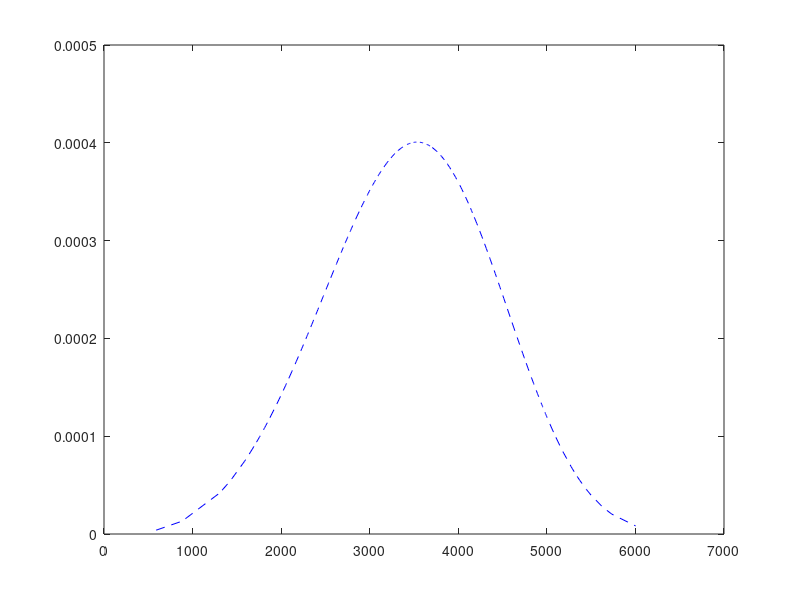

Write MATLAB code to recreate this figure. (Note: this script raises an error after producing the figure.)
%% Manufacturing Simulator Input Script, V2: 2020 Journal Paper Edition
%  Varying Machine Fail Times
%
%  Instructions
%  ------------
%
%  Testing different machine fail times, dependent on underlying 
%  fail time probability distributions
%
%  Sections/Parts TBD
%
%  This script calls on the following functions:
%       FunMfgSimulator_v02.m (which in turn calls on FunMeanFilt_v02.m)
%       FunMakePlots_v02.m


%% ============== Part 1: Initialization & A Lot More ================
% Step 1: Initialization
%clearvars -except Experiment;


clear all; clc; close all





NumSims=20;
NumParts3=2700;  
zwblB=1.3;
xwblB=4; 






% Step 2: Defining the machining paths
%  We start by defining the setup of the manufacturing system 




%Machines that perform Class A: Drilling operations
ClassAOpMach = [1 2 3]; 
%Machines that perform Class B: Boring operations
ClassBOpMach = [4 5 6 7 8]; 
%Machines that perform Class C: Laser Engraving operations
ClassCOpMach = [9 10];

permA=perms(ClassAOpMach); permA=permA(:,1); permA=unique(permA,'rows');
permB=perms(ClassBOpMach); permB=permB(:,1:2); permB=unique(permB,'rows');
permC=perms(ClassCOpMach); permC=permC(:,1); permC=unique(permC,'rows');

indMatLen=length(permA)*length(permB)*length(permC);
indMat=ones(indMatLen,3).*repmat((1:indMatLen)',1,3);

indMat(:,1)=(rem((indMat(:,1)-1),length(permA)))+1;
indMat(:,2)=(rem((indMat(:,2)-1-indMat(:,1)+1)/length(permA),length(permB)))+1;
mMat=(indMat(:,3)-1-indMat(:,1)+1)/length(permA);
indMat(:,3)=(rem((mMat-indMat(:,2)+1)/length(permB),length(permC)))+1;

permAmat=permA(indMat(:,1));
permBmat=permB(indMat(:,2),:);
permCmat=permC(indMat(:,3));

% Due to the order of machines in a path:
AllPossiblePaths=[permAmat permBmat(:,1) permCmat permBmat(:,2)];

%Select the paths considered by simulation:
NumRows=120;
SelRows=randperm(size(AllPossiblePaths,1),NumRows);
SelUniquePaths=AllPossiblePaths(SelRows,:);

% Now we can create a Unique Paths matrix with:
UniquePaths=mat2cell(SelUniquePaths,ones(1,size(SelUniquePaths,1)),size(SelUniquePaths,2));



% =============== Part 2: Include Fail Time Probability Distributions  ================
% Example to incorporate probability distributions of machine failure times

% Look for failure times for our 10 machines, with different sets of 
% underlying fail-time probability distributions


% =============================
% Step #1: Initializations

% Total number of available machines
NumNodes = max(horzcat(UniquePaths{:})); 

% Simulation/operation duration is 45 minutes (2700 seconds)
% NumParts3=2700;  

% Added value by each 'good' machine
ProdVal3 = 2;

% Subtracted value by each 'bad' machine (post-degradation)
BadLevel3 = -3;

% Acceptable limit of product value
GoodLim=0;


% ============================
% Step #2: Each class of machines (Class A, Class B, Class C) has 
% its own life distribution, by which where the failure times come from

% Class A-operation Machine Distributions:
theta=4800;
y=floor(sort(exprnd(theta*ones(1,length(ClassAOpMach)))));
fy=(1/theta)*exp(-y./theta);
ExpShapes=20;
yShape=floor(sort(exprnd(theta*ones(1,ExpShapes*length(ClassAOpMach))))); % ceil() or floor() is optional
fyShape=(1/theta)*exp(-yShape./theta);


% Class B-operation Machine Distributions:
% 1st Weibull distribution set:
    %Shape parameter, beta, unitless:
%zwblB=1.3; %1.3
    %Scale parameter, alpha, in seconds: 
    % close def'n: at what point of time does the curve has the smallest 
    % derivative determines "spread" of the distribution
zwblA=16000; 
z=floor(sort(wblrnd(zwblA,zwblB,[1,length(ClassBOpMach)]))); 
fz=(zwblB/(zwblA^zwblB)).*(z.^(zwblB-1)).*exp(-((z./zwblA).^(zwblB)));
% For a more clear shape of the distribution:
WeibullShapes=50;
zShape=floor(sort(wblrnd(zwblA,zwblB,[1,WeibullShapes*length(ClassBOpMach)]))); 
fzShape=(zwblB/(zwblA^zwblB)).*(zShape.^(zwblB-1)).*exp(-((zShape./zwblA).^(zwblB)));

% Class C-operation Machine Distributions:
% 2nd Weibull distribution set:
%     %Shape parameter, beta, unitless:
% xwblB=4; 
    %Scale parameter, alpha, in seconds: 
    % close def'n: at what point of time does the curve has the smallest 
    % derivative determines "spread" of the distribution
xwblA=3800; 
x=floor(sort(wblrnd(xwblA,xwblB,[1,length(ClassCOpMach)]))); 
fx=(xwblB/(xwblA^xwblB)).*(x.^(xwblB-1)).*exp(-((x./xwblA).^(xwblB)));
% For a more clear shape of the distribution:
% WeibullShapes=20;
xShape=floor(sort(wblrnd(xwblA,xwblB,[1,200*length(ClassCOpMach)]))); 
fxShape=(xwblB/(xwblA^xwblB)).*(xShape.^(xwblB-1)).*exp(-((xShape./xwblA).^(xwblB)));


% Plot of the machines by underlying distribution of fail times
figure(22); plot(xShape,fxShape,'b--')
hold on;
xline(NumParts3);
hold off;
legend('Weibull Distribution; (Alpha, Beta) = (3800, 4)',...
    'Production Stop','location','northeast')
title({'Estimated Life Distribution',...
    'for Laser Engraving Machine'})
xlabel('Time (Minutes)')


yUsedShift=100;
zUsedShift=5000;
xUsedShift=2700;
tiempo=1:NumParts3;

%
% Class A-operation Machine, Exponential instantaneous failure rate:
hY=(1/theta).*ones(1,length(tiempo+yUsedShift));
% Class B-operation Machine, Weibull-1 instantaneous failure rate:
hZ=(zwblB/zwblA)*(((tiempo+zUsedShift)./zwblA).^(zwblB-1)); 
% Class C-operation Machine, Weibull-2 instantaneous failure rate:
hX=(xwblB/xwblA)*(((tiempo+xUsedShift)./xwblA).^(xwblB-1)); 


% Class A-operation Machines (Exponential distribution):
numFailModesClassAy=1;
aY= ones(numFailModesClassAy,length(tiempo));

% Class B-operation Machines (Weibull-1 distribution):
numFailModesClassBz=2;
minaZ=0;
maxaZ=1;
aZ=[0.3*ones(1,length(tiempo)); 0.7*ones(1,length(tiempo))];
%aZ=randfixedsum(numFailModesClassBz,length(tiempo),1,minaZ,maxaZ); %Using a function from Mathworks File Exchange

% Class C-operation Machines (Weibull-2 distribution):
numFailModesClassCx=3;
minaX=0;
maxaX=1;
aX=[0.2*ones(1,length(tiempo)); 0.5*ones(1,length(tiempo));0.3*ones(1,length(tiempo))];

%aX=randfixedsum(numFailModesClassCx,length(tiempo),1,minaX,maxaX); %Using a function from Mathworks File Exchange


figure(23);
plot(tiempo,hX,'b--','DisplayName','Weibull Instantaneous Failure Rate')
title({'Instantaneous Failure Rates & Their Failure Mode Ratios',...
    'for Laser Engraving Machine'})
xlabel('Time (Minutes)');
hold on
for kk=1:numFailModesClassCx
    clr3=kk/numFailModesClassCx;
    plot(tiempo,mean(aX(kk,:)).*hX,'LineStyle',':','Color',[0 0 clr3],'DisplayName',strcat('Failure Mode Ratio ', num2str(kk)));
end
%for journal sim:
% mean(aX(kk,end-4:end))
legend('location','east')

hold off



% Beta represents the conditional probability that a failure will result in 
    % identified severities, given that the failure mode actually occurs
BetaY=0.6;%unifrnd(.5,1,[numFailModesClassAy,1]);
BetaZ=[0.85; 0.99];%unifrnd(.75,1,[numFailModesClassBz,1]);
BetaX=[0.56; .72; 0.95]; %unifrnd(.6,1,[numFailModesClassCx,1]);
figure(24);
hold on;
for kk=1:numFailModesClassCx
    clr3=kk/numFailModesClassCx;
    plot(tiempo,BetaX.*ones(1,length(tiempo)),'LineStyle','--','Color',[0 0 clr3],'DisplayName', ...
        strcat('Conditional Probability for Failure Mode: ', num2str(kk)));
end
xlabel('Time (Minutes)');
title({'Conditional Probability to Result in Identified Severity',...
    'for Laser Engraving Machine'})
legend('location','east')
hold off;


tiempoAy=1:NumParts3+yUsedShift;
hYTot=(1/theta).*ones(1,length(tiempoAy));
hYinteg=cumtrapz(hYTot);
hYinteg=hYinteg(yUsedShift+1:NumParts3+yUsedShift);

tiempoBz=1:NumParts3+zUsedShift;
hZTot=(zwblB/zwblA)*(((tiempoBz)./zwblA).^(zwblB-1));
hZinteg=cumtrapz(hZTot);
hZinteg=hZinteg(zUsedShift+1:NumParts3+zUsedShift);

tiempoCx=1:NumParts3+xUsedShift;
hXTot=(xwblB/xwblA)*(((tiempoCx)./xwblA).^(xwblB-1));
hXinteg=cumtrapz(hXTot);
hXinteg=hXinteg(xUsedShift+1:NumParts3+xUsedShift);



CostsAy=[118]; %unifrnd(110,130,[numFailModesClassAy,1]); %Class A, Exponential Machines, 1 failure mode
CostsBz=[155; 189]; %unifrnd(170,190,[numFailModesClassBz,1]); %Class B, Weibull-1 Machines, 2 failure modes
CostsCx=[67; 96; 150]; %unifrnd(50,180,[numFailModesClassCx,1]); %Class C, Weibull-2 Machines, 3 failure modes

figure(26);
% title({'Severity of Failure Modes',...
%         'for Laser Engraving Machine'})
title('Severity of Failure Modes')
ylabel('Dollars, in Thousands');
xlabel('Minutes');
hold on
% for jj=1:numFailModesClassAy
%     clr2=jj/numFailModesClassAy;
%     plot(tiempo,CostsAy(jj).*ones(1,length(tiempo)),'LineStyle',':','Color',[clr2 0 0],'DisplayName', ...
%         strcat('Costs for Class A, Exponential Machine Failure Mode: ', num2str(jj)));
% end
% 
% for ii=1:numFailModesClassBz
%     clr1=ii/numFailModesClassBz;
%     plot(tiempo,CostsBz(ii).*ones(1,length(tiempo)),'LineStyle','-','Color',[0 0 clr1],'DisplayName', ...
%         strcat('Costs for Class B, Weibull-1 Machine Failure Mode: ', num2str(ii)));
% end

for kk=1:numFailModesClassCx
    clr3=kk/numFailModesClassCx;
    plot(tiempo,CostsCx(kk).*ones(1,length(tiempo)),'LineStyle','--','DisplayName', ...
        sprintf('Failure Mode %i',kk));
end
ylim([0 210]);
xlim([0 NumParts3]);
legend('location','northwest')
hold off



% ============================
% Step #9: Calculating Occurrence:

% figure(27);
% hold on
% title({'Failure Mode Occurrence, as Criticality(Cm),',...
%     'for Laser Engraving Machine'})
% xlabel('Time (Minutes)');

BetaYFun=BetaY.*ones(numFailModesClassAy,length(tiempo)); %1 by 2700
BetaZFun=BetaZ.*ones(numFailModesClassBz,length(tiempo)); %2 by 2700
BetaXFun=BetaX.*ones(numFailModesClassCx,length(tiempo)); %3 by 2700

hYintegFun=repmat(hYinteg,numFailModesClassAy,1);
hZintegFun=repmat(hZinteg,numFailModesClassBz,1);
hXintegFun=repmat(hXinteg,numFailModesClassCx,1);

CriticalityAy = BetaYFun.*aY.*hYintegFun;%Failure Mode Criticalities for Class A, Exponential Machines
CriticalityBz = BetaZFun.*aZ.*hZintegFun;%Failure Mode Criticalities for Class B, Weibull-1 Machines
CriticalityCx = BetaXFun.*aX.*hXintegFun;%Failure Mode Criticalities for Class C, Weibull-2 Machines

% ============================
% Step #10: Calculating Risks:


figure(28);
title('Individual Failure Mode Risk')
ylabel('Cost Risk (in Thousands of Dollars)');
xlim([0 NumParts3]);
xlabel('Minutes');

hold on
CostAyFun=CostsAy.*ones(numFailModesClassAy,length(tiempo));
CostBzFun=CostsBz.*ones(numFailModesClassBz,length(tiempo));
CostCxFun=CostsCx.*ones(numFailModesClassCx,length(tiempo));


%Risk of failure modes of a Class A, Exponential Machine
RiskAyFun = CostAyFun.*CriticalityAy;
%Risk of failure modes of a Class B, Weibull-1 Machine
RiskBzFun = CostBzFun.*CriticalityBz;
%Risk of failure modes of a Class C, Weibull-2 Machine
RiskCxFun = CostCxFun.*CriticalityCx;

for kk=1:1
    clr3=kk/numFailModesClassCx;
    plot(tiempo,RiskCxFun(kk,:),'LineStyle','--','DisplayName', ...
        sprintf('Failure Mode %i',kk));
end

legend('location','northwest')
hold off

ComponentRiskAy=sum(RiskAyFun,1);
ComponentRiskBz=sum(RiskBzFun,1);
ComponentRiskCx=sum(RiskCxFun,1);

figure(29);
hold on;
plot(tiempo,length(ClassCOpMach)*ComponentRiskCx,'LineStyle','--','Color',[0 0 1],'DisplayName', ...
    'One Machine (Sum of Failure Mode Risks)');
legend('location','northwest')
title('Aggregated Cost Risks')
xlabel('Minutes');
ylabel('Cost Risk (in Thousands of Dollars)');
xlim([0 NumParts3]);
% hold off
% 
% 
% figure(30);
SystemRisk=length(ClassAOpMach)*ComponentRiskAy + length(ClassBOpMach)*ComponentRiskBz +length(ClassCOpMach)*ComponentRiskCx;
% % ALT:
%   SystemRisk = 1*ComponentRiskAy + 2*ComponentRiskBz + 1*ComponentRiskCx;
plot(tiempo,SystemRisk,'LineStyle','--','Color',[1 0 0],'DisplayName', ...
    'Total Asset (All Machines Considered)');
% hold on;
% title('Total System Risk (all the machines)');
%legend('location','east')
NodePresence=nan(1,NumNodes);
for ii=1:NumNodes
     NodePresence(1,ii)=length(find(horzcat(UniquePaths{:})==ii));
end
NodePresencePreNorm=NodePresence/max(NodePresence);
NodePresenceNorm=NodePresencePreNorm + (1-mean(NodePresencePreNorm));
%NodePresenceNorm=(NodePresence-min(NodePresence))/(max(NodePresence)-min(NodePresence));
% 

a=zeros(1,10);a(ClassAOpMach)=1;
b=zeros(1,10);b(ClassBOpMach)=1;
c=zeros(1,10);c(ClassCOpMach)=1;
 WeightedSystemRisk=sum(NodePresenceNorm.*a)*ComponentRiskAy + ...
     sum(NodePresenceNorm.*b)*ComponentRiskBz + sum(NodePresenceNorm.*c)*ComponentRiskCx;
% % ALT: 
% WeightedSystemRisk=1*mean(nonzeros(NodePresenceNorm.*ClassAidx))*ComponentRiskAy + ...
%     2*mean(nonzeros(NodePresenceNorm.*ClassBidx))*ComponentRiskBz + 1*mean(nonzeros(NodePresenceNorm.*ClassCidx))*ComponentRiskCx;


% plot(tiempo,WeightedSystemRisk,'LineStyle',':','Color',[0.25 0.25 0.25]);
% legend('System (Scenario) Risk','Weighted System Risk','location','northwest');
hold off;




PathsMap = zeros(length(UniquePaths),NumNodes); 
for upi = 1:length(UniquePaths)
    PathsMap(upi,UniquePaths{upi}) = 1; 
end
PathRisk=zeros(length(UniquePaths),length(SystemRisk));



for kk=1:length(UniquePaths)
    PathSetAy=sum(PathsMap(kk,:).*a);
    PathSetBz=sum(PathsMap(kk,:).*b);
    PathSetCx=sum(PathsMap(kk,:).*c);
    PathRisk(kk,:)=PathSetAy*ComponentRiskAy+PathSetBz*ComponentRiskBz +PathSetCx*ComponentRiskCx ;
end
PathNames = {};



% ============================
% Step #3: Not all machines start as brand new machines; some may have been used before
% y has fail times for Exponential Machines
% z has fail times for Weibull Machines
% Let us assume all the Weibull Machines have already been used for 4000 time units:
%close all; 
y=nan(NumSims,length(ClassAOpMach));
z=nan(NumSims,length(ClassBOpMach));
x=nan(NumSims,length(ClassCOpMach));

for qq=1:NumSims
    y(qq,:)=floor(sort(exprnd(theta*ones(1,length(ClassAOpMach)))));
    z(qq,:)=floor(sort(wblrnd(zwblA,zwblB,[1,length(ClassBOpMach)]))); 
    x(qq,:)=floor(sort(wblrnd(xwblA,xwblB,[1,length(ClassCOpMach)]))); 
end




y=y-yUsedShift;
z=z-zUsedShift;
x=x-xUsedShift;
allTimesTemp=[y z x];
allTimesTemp(allTimesTemp<1)=randi(50,size(allTimesTemp(allTimesTemp<1)));

yAll=allTimesTemp(:,1:length(ClassAOpMach));
zAll=allTimesTemp(:,1+length(ClassAOpMach):length(ClassAOpMach)+length(ClassBOpMach));
xAll=allTimesTemp(:,1+length(ClassAOpMach)+length(ClassBOpMach):end);



% ============================
% Step #4: If some fail times are outside simulation/operation duration
% (consider 45 minutes or 2700 seconds), drop them

% Vector of all machine failure times, regardless of distribution

AllMachineFailTimesAll=[yAll,zAll,xAll]; %Order of Class A, Class B, Class C 

PCPostCMSRisk=nan(NumParts3,NumSims);
PCNewValue_Alg=nan(NumParts3,NumSims);
PCNoAlg_RISK_scenario=nan(NumParts3,NumSims);
for vv = 1:NumSims
    AllMachineFailTimes=AllMachineFailTimesAll(vv,:);
    while length(AllMachineFailTimes) ~= length(unique(AllMachineFailTimes))
        [~,ind]=unique(AllMachineFailTimes); ind=ind';
        duplicateInd=setdiff(1:length(AllMachineFailTimes),ind);
        AllMachineFailTimes(duplicateInd)=AllMachineFailTimes(duplicateInd)+1;
    end
    y=AllMachineFailTimes(1:length(ClassAOpMach));
    z=AllMachineFailTimes(1+length(ClassAOpMach):length(ClassAOpMach)+length(ClassBOpMach));
    x=AllMachineFailTimes(1+length(ClassAOpMach)+length(ClassBOpMach):end);

    % Dropping fail times that do not fall within simulation
    DegradeStart3=AllMachineFailTimes(AllMachineFailTimes<=NumParts3);

    %Store fail times that happen after the simulation
    DegaradePostSim=AllMachineFailTimes(AllMachineFailTimes>NumParts3);
    
    % ============================
    % Step #5: Define Set of Bad Machines. 
    % Each column is a machine that has gone bad and its 
    % degradation start time 
    %BadSet3 = sort(randperm(NumNodes,length(DegradeStart3)));
    BadSet3 = find(ismember(AllMachineFailTimes,DegradeStart3));
    MachineFailureTimes=[BadSet3;DegradeStart3];

    % Also defining the set of Machines that didn't go bad during the
    % simulated duration of operation
    PostSimFailSet=1:length(AllMachineFailTimes);
    PostSimFailSet(BadSet3)=[];
    MachinePostSimFailTimes=[PostSimFailSet;DegaradePostSim];
    
    % ============================
    % Step #6: Differentiate machines based on their distributions (class with
    % exponential distribution, class with weibull distribution, and so on)

    MachinesFailsInSeq=[sortrows(MachineFailureTimes',2)', sortrows(MachinePostSimFailTimes',2)'];

    % Class A: Exponential Machines
    ClassAidxFailSeq=ismember(MachinesFailsInSeq(2,:),y);
    ClassAMachinesAndFailTimes=[sortrows(MachinesFailsInSeq(:,ClassAidxFailSeq)',1)';ClassAOpMach]; %Last row provides us with original machine ID #s
    ClassAidx=zeros(1,NumNodes);
    ClassAidx(MachinesFailsInSeq(1,ClassAidxFailSeq))=1;

    % Class B: Weibull Type-1 Machines
    ClassBidxFailSeq=ismember(MachinesFailsInSeq(2,:),z);
    ClassBMachinesAndFailTimes=[sortrows(MachinesFailsInSeq(:,ClassBidxFailSeq)',1)';ClassBOpMach]; %Last row provides us with original machine ID #s
    ClassBidx=zeros(1,NumNodes);
    ClassBidx(MachinesFailsInSeq(1,ClassBidxFailSeq))=1;

    % Class C: Weibull Type-2 Machines
    ClassCidxFailSeq=ismember(MachinesFailsInSeq(2,:),x);
    ClassCMachinesAndFailTimes=[sortrows(MachinesFailsInSeq(:,ClassCidxFailSeq)',1)';ClassCOpMach]; %Last row provides us with original machine ID #s
    ClassCidx=zeros(1,NumNodes);
    ClassCidx(MachinesFailsInSeq(1,ClassCidxFailSeq))=1;

    %sort(AllMachineFailTimes)

    MFT=[BadSet3; DegradeStart3];
    BadSet4=nan(NumParts3,NumNodes);
    BadSet4(sub2ind(size(BadSet4),MFT(2,:),MFT(1,:)))=MFT(1,:);
    [r,c]=find(~isnan(BadSet4));
    for dd=1:length(r)
        BadSet4(r(dd):end,c(dd))=BadSet4(r(dd),c(dd));
    end

    GoodSet=1:10;
    GoodSet(BadSet3)=[];

    GoodSet4=ones(NumParts3,NumNodes);
    GoodSet4(~isnan(BadSet4))=nan;
    GoodSet4=GoodSet4.*(1:NumNodes);


    %StartValue=Exp3.Output.PartPath;
    StartValue=0; %temporary, until I redo another example where I run 
                    % FunMfgSimulator_v02.m all over again.

    BadShift = ProdVal3*ones(length(BadSet3)+1,NumNodes);
    for i=1:length(BadSet3)
        BadShift(i+1,BadSet3(1:i)) = BadLevel3;
    end

    for pp = 1:NumParts3
        PartPath{pp} = UniquePaths{randi(length(UniquePaths))}; 
        if (isempty(DegradeStart3)==1)
            Shift=BadShift(1,:);
            PartQuality(pp) = StartValue + sum(Shift(PartPath{pp}))-rand*.01;

        elseif pp <= DegradeStart3(1)
            Shift=BadShift(1,:);
            PartQuality(pp) = StartValue + sum(Shift(PartPath{pp}))-rand*.01;
        else
            ShiftFinder=find(DegradeStart3<pp);
            ShiftFinder=ShiftFinder(end);
            Shift=BadShift(ShiftFinder+1,:);
            PartQuality(pp) = StartValue + sum(Shift(PartPath{pp}))-rand*.01;

        end
        %Parts output time: they come out pretty uniformly, per unit of time
        %given some small randomness
        PartOutTime(pp) = pp+rand*.2;
    end           

    %Sort Parts by Production Time
    [PartOutTime, ti] = sort(PartOutTime); %ti is the index of sorted parts
    %Using the same sort index, here we make sure the part quality and path 
    %values refer to the same product:
    PartQuality = PartQuality(ti); 
    PartPath = PartPath(ti);


    Win = max(10,floor(NumParts3/100)); %Win=10 in the example with NumParts=500

    %Moving Window of:
    PWN = nan(Win,NumNodes);%Part Quality With Node
    PWON = nan(Win,NumNodes);%Part Qualty Without Node
    %Average of Windows
    QWithN = nan(NumParts3,NumNodes);%Average Quality With Node
    QWithoutN = nan(NumParts3,NumNodes);%Average Quality Without Node

    ProdContThresh=-0.1;

    ProdCont=nan(NumParts3,NumNodes);
    ProdContNorm=nan(NumParts3,NumNodes);
    tpProdCont=nan(NumParts3,1);
    tnProdCont=nan(NumParts3,1);
    fpProdCont=nan(NumParts3,1);
    fnProdCont=nan(NumParts3,1);
    fprProdCont=nan(NumParts3,1);
    tprProdCont=nan(NumParts3,1);
    fnrProdCont=nan(NumParts3,1);

    tpAy_PC=nan(NumParts3,1);
    tpBz_PC=nan(NumParts3,1);
    tpCx_PC=nan(NumParts3,1);

    fpAy_PC=nan(NumParts3,1);
    fpBz_PC=nan(NumParts3,1);
    fpCx_PC=nan(NumParts3,1);

    fnAy_PC=nan(NumParts3,1);
    fnBz_PC=nan(NumParts3,1);
    fnCx_PC=nan(NumParts3,1);

    tnAy_PC=nan(NumParts3,1);
    tnBz_PC=nan(NumParts3,1);
    tnCx_PC=nan(NumParts3,1);

    PartQualityUB = StartValue+(length(UniquePaths{1})*ProdVal3);
    if length(BadSet3)<length(UniquePaths{1})
        PartQualityLB = StartValue + (length(BadSet3)*BadLevel3) + ((length(UniquePaths{1}) - length(BadSet3))*ProdVal3);
    else
        PartQualityLB = StartValue+length(UniquePaths{1})*BadLevel3;
    end
    ProdContRange = PartQualityUB - PartQualityLB;

    NodeNames={};
    for Ni = 1:NumNodes  
        NodeNames{Ni} = sprintf('Node #%i',Ni);
    end

    CostCheckAy=1;
    CostFixAy=4;
    CostMissAy=16;

    PCCorrMaintAy=nan(NumParts3,1);
    PCContFailAy= nan(NumParts3,1);
    PCUnnecessaryMaintAy=nan(NumParts3,1);

        % For the weibull-1 machines:
    CostCheckBz=3;
    CostFixBz=8;
    CostMissBz=12;

    PCCorrMaintBz=nan(NumParts3,1);
    PCContFailBz= nan(NumParts3,1);
    PCUnnecessaryMaintBz=nan(NumParts3,1);

        % For the weibull-2 machines:
    CostCheckCx=5;
    CostFixCx=10;
    CostMissCx=20;
    PCCorrMaintCx=nan(NumParts3,1);
    PCContFailCx= nan(NumParts3,1);
    PCUnnecessaryMaintCx=nan(NumParts3,1);


    PCPostAlg_RISK_scenario=nan(NumParts3,1);
    PCValue_Alg=nan(NumParts3,1);
    PCAlgorithmsRisk=nan(NumParts3,1);

    NoAlgoRiskAy=nan(NumParts3,1);
    NoAlgoRiskBz=nan(NumParts3,1);
    NoAlgoRiskCx=nan(NumParts3,1);

    PostAlgoRiskAy=nan(NumParts3,1);
    PostAlgoRiskBz=nan(NumParts3,1);
    PostAlgoRiskCx=nan(NumParts3,1);

    for pp = 1:NumParts3
        %Place Part Quality in Appropriate Windowed Bins
        for Ni = 1:NumNodes
            %If Part Passed this Node (machining stage)
            if any(PartPath{pp}==Ni)
                PWN(:,Ni) = [PWN(2:end,Ni); PartQuality(pp)]; %moving window, row is the window of (10) products and column is each machine/node
            else
                %If Part Did Not Pass Through This Node
                PWON(:,Ni) = [PWON(2:end,Ni); PartQuality(pp)];
            end
        end
        QWithN(pp,:)   = nanmean(PWN);  %Average of each PWN column; each column characterizes a machine/node
        QWithoutN(pp,:)= nanmean(PWON); %Average of each PWON column; each column characterizes a machine/node
        ProdCont(pp,:)=QWithN(pp,:)-QWithoutN(pp,:);
        ProdContNorm(pp,:)=ProdCont(pp,:)/abs(ProdContRange);
        %plot(1:pp,ProdContNorm(1:pp,:))
        %pause(2);
        %clf;

        BS4=BadSet4(pp,~isnan(BadSet4(pp,:)));
        GS4=GoodSet4(pp,~isnan(GoodSet4(pp,:)));
        tpProdCont(pp)=sum(ProdContNorm(pp,BS4)<=ProdContThresh);
        fpProdCont(pp)=sum(ProdContNorm(pp,GS4)<=ProdContThresh);
        fnProdCont(pp)=sum(ProdContNorm(pp,BS4)>ProdContThresh);
        tnProdCont(pp)=sum(ProdContNorm(pp,GS4)>ProdContThresh);

        fprProdCont(pp)=fpProdCont(pp)/(tnProdCont(pp)+fpProdCont(pp));
        tprProdCont(pp)=tpProdCont(pp)/(tpProdCont(pp)+fnProdCont(pp));
        fnrProdCont(pp)=1-tprProdCont(pp);

        tpAy_PC(pp)=sum((ProdContNorm(pp,BS4)<=ProdContThresh).*ClassAidx(BS4));
        tpBz_PC(pp)=sum((ProdContNorm(pp,BS4)<=ProdContThresh).*ClassBidx(BS4));
        tpCx_PC(pp)=sum((ProdContNorm(pp,BS4)<=ProdContThresh).*ClassCidx(BS4));

        fpAy_PC(pp)=sum((ProdContNorm(pp,GS4)<=ProdContThresh).*ClassAidx(GS4));
        fpBz_PC(pp)=sum((ProdContNorm(pp,GS4)<=ProdContThresh).*ClassBidx(GS4));
        fpCx_PC(pp)=sum((ProdContNorm(pp,GS4)<=ProdContThresh).*ClassCidx(GS4));

        fnAy_PC(pp)=sum((ProdContNorm(pp,BS4)>ProdContThresh).*ClassAidx(BS4));
        fnBz_PC(pp)=sum((ProdContNorm(pp,BS4)>ProdContThresh).*ClassBidx(BS4));
        fnCx_PC(pp)=sum((ProdContNorm(pp,BS4)>ProdContThresh).*ClassCidx(BS4));

        tnAy_PC(pp)=sum((ProdContNorm(pp,GS4)>ProdContThresh).*ClassAidx(GS4));
        tnBz_PC(pp)=sum((ProdContNorm(pp,GS4)>ProdContThresh).*ClassBidx(GS4));
        tnCx_PC(pp)=sum((ProdContNorm(pp,GS4)>ProdContThresh).*ClassCidx(GS4));




        % For the exponential machines:
        NoAlgoRiskAy(pp)=(tpAy_PC(pp)+fnAy_PC(pp))*sum(aY(:,pp).*CostAyFun(:,pp));
                % For the weibull-1 machines:
        NoAlgoRiskBz(pp)=(tpBz_PC(pp)+fnBz_PC(pp))*sum(aZ(:,pp).*CostBzFun(:,pp));
                % For the weibull-2 machines:
        NoAlgoRiskCx(pp)=(tpCx_PC(pp)+fnCx_PC(pp))*sum(aX(:,pp).*CostCxFun(:,pp));

        tpCoeff=0.2;
        fnCoeff=1.1;
    % For the exponential machines:
        PostAlgoRiskAy(pp)=...%(tnAy_PC(pp)+fpAy_PC(pp))*sum(aY(:,pp).*CostAyFun(:,pp))...
            tpAy_PC(pp)*tpCoeff*sum(aY(:,pp).*CostAyFun(:,pp))...
            + tpAy_PC(pp)*(CostCheckAy+CostFixAy) ...
            + fpAy_PC(pp)*CostCheckAy...
            + fnAy_PC(pp)*CostMissAy ...
            + fnAy_PC(pp)*fnCoeff*sum(aY(:,pp).*CostAyFun(:,pp));
                % For the weibull-1 machines:
        PostAlgoRiskBz(pp)=...%(tnBz_PC(pp)+fpBz_PC(pp))*sum(aZ(:,pp).*CostBzFun(:,pp))...
            tpBz_PC(pp)*tpCoeff*sum(aZ(:,pp).*CostBzFun(:,pp))...
            + tpBz_PC(pp)*(CostCheckBz+CostFixBz) ...
            + fpBz_PC(pp)*CostCheckBz...
            + fnBz_PC(pp)*CostMissBz ...
            + fnBz_PC(pp)*fnCoeff*sum(aZ(:,pp).*CostBzFun(:,pp));
                % For the weibull-2 machines:
        PostAlgoRiskCx(pp)=...%(tnCx_PC(pp)+fpCx_PC(pp))*sum(aX(:,pp).*CostCxFun(:,pp))...
            tpCx_PC(pp)*tpCoeff* sum(aX(:,pp).*CostCxFun(:,pp))...
            + tpCx_PC(pp)*(CostCheckCx+CostFixCx) ...
            + fpCx_PC(pp)*CostCheckCx ...
            + fnCx_PC(pp)*CostMissCx ...
            + fnCx_PC(pp)*fnCoeff*sum(aX(:,pp).*CostCxFun(:,pp));

    % % For the exponential machines:
    %     PostAlgoRiskAy(pp)=(length(y)-tpAy_PC(pp)-fnAy_PC(pp))*ComponentRiskAy(pp)...
    %         + tpAy_PC(pp)*sum(CostAyFun(:,pp).*0.1.*CriticalityAy(:,pp),1)...
    %         + tpAy_PC(pp)*(CostCheckAy+CostFixAy) ...
    %         + fpAy_PC(pp)*CostCheckAy...
    %         + fnAy_PC(pp)*CostMissAy ...
    %         + fnAy_PC(pp)*sum(CostAyFun(:,pp).*1.2.*CriticalityAy(:,pp),1);
    %             % For the weibull-1 machines:
    %     PostAlgoRiskBz(pp)=(length(z)-tpBz_PC(pp)-fnBz_PC(pp))*ComponentRiskBz(pp)...
    %         + tpBz_PC(pp)*sum(CostBzFun(:,pp).*0.1.*CriticalityAy(:,pp),1)...
    %         + tpBz_PC(pp)*(CostCheckBz+CostFixBz) ...
    %         + fpBz_PC(pp)*CostCheckBz...
    %         + fnBz_PC(pp)*CostMissBz ...
    %         + fnBz_PC(pp)*sum(CostBzFun(:,pp).*1.2.*CriticalityBz(:,pp),1);
    %             % For the weibull-2 machines:
    %     PostAlgoRiskCx(pp)=(length(x)-tpCx_PC(pp)-fnCx_PC(pp))*ComponentRiskCx(pp)...
    %         + tpCx_PC(pp)*sum(CostCxFun(:,pp).*0.1.*CriticalityAy(:,pp),1)...
    %         + tpCx_PC(pp)*(CostCheckCx+CostFixCx) ...
    %         + fpCx_PC(pp)*CostCheckCx ...
    %         + fnCx_PC(pp)*CostMissCx ...
    %         + fnCx_PC(pp)*sum(CostCxFun(:,pp).*1.2.*CriticalityCx(:,pp),1);



        PCPostCMSRisk(pp,vv)=PostAlgoRiskAy(pp) + PostAlgoRiskBz(pp) + PostAlgoRiskCx(pp);
        %PCNoAlg_RISK_scenario = SystemRisk(pp); % inherent system risk
        PCNoAlg_RISK_scenario(pp,vv) = NoAlgoRiskAy(pp) + NoAlgoRiskBz(pp) + NoAlgoRiskCx(pp);
        PCNewValue_Alg(pp,vv) = PCNoAlg_RISK_scenario(pp,vv) - PCPostCMSRisk(pp,vv);
    end

end



PCPostCMSRiskSTD=std(PCPostCMSRisk,0,2);
PCPostCMSRiskAVG=mean(PCPostCMSRisk,2);

PCNoAlg_RISK_scenarioSTD=std(PCNoAlg_RISK_scenario,0,2);
PCNoAlg_RISK_scenarioAVG=mean(PCNoAlg_RISK_scenario,2);

% PCNewValue_AlgSTD=std(PCNewValue_Alg,0,2);
PCNewValue_AlgAVG=mean(PCNewValue_Alg,2);



% % PQCI=ProdContNorm;
% figure(32);
% hold on;
% 
% plot(1:pp,ProdContNorm(1:pp,:))
% yline(ProdContThresh);
% xlabel('Time (s)');
% title({
%     ['PQCI Values of Each Machine,' ] 
%     ['Against the Threshold'] 
%     });
% 
% legend(NodeNames{:},'Threshold','location','eastoutside');
% hold off;


% figure(33);
% ConfSums=[tpAy_PC+tpBz_PC+tpCx_PC, ...
%     fpAy_PC+fpBz_PC+fpCx_PC,...
%     fnAy_PC+fnBz_PC+fnCx_PC,...
%     tnAy_PC+tnBz_PC+tnCx_PC];
% hold on;
% h33=plot(1:pp,ConfSums(1:pp,:));
% legend(h33,'tp',...
%     'fp',...
%     'fn',...
%     'tn', 'location','east')
% 
% title('Alert Counts Through Production Duration');
% xlabel('Time (Minutes)')
% hold off;
% 
% 
% figure(34);
% vecConf=[tpAy_PC, tpBz_PC, tpCx_PC, ...
%     fpAy_PC, fpBz_PC, fpCx_PC,...
%     fnAy_PC, fnBz_PC, fnCx_PC,...
%     tnAy_PC, tnBz_PC, tnCx_PC];
% hold on;
% h34=plot(1:pp,vecConf(1:pp,:));
% legend(h34,'tp A','tp B','tp C',...
%     'fp A', 'fp B','fp C',...
%     'fn A', 'fn B', 'fn C',...
%     'tn A', 'tn B','tn C', 'location','east')
% 
% title('Alert Rates Through Production Duration');
% xlabel('Time (Minutes)')
% hold off;
% 
% 
% 
% confVec=[(fpAy_PC+fpBz_PC+fpCx_PC)./(fpAy_PC+fpBz_PC+fpCx_PC+tnAy_PC+tnBz_PC+tnCx_PC),... %false alert
%     (fnAy_PC+fnBz_PC+fnCx_PC)./(fnAy_PC+fnBz_PC+fnCx_PC+tpAy_PC+tpBz_PC+tpCx_PC),... %missed alert
%     (tpAy_PC+tpBz_PC+tpCx_PC)./(fnAy_PC+fnBz_PC+fnCx_PC+tpAy_PC+tpBz_PC+tpCx_PC)];   %true alert


% ROI Stuff Here

CMSOngoingCosts=2.25/60;
CMSOneTimeCosts=10;
PCNewValue_AlgAVGUpd=PCNewValue_AlgAVG-CMSOngoingCosts-CMSOneTimeCosts;

upperPCPostCMSRiskAVGSTD=PCPostCMSRiskAVG+PCPostCMSRiskSTD;
lowerPCPostCMSRiskAVGSTD=PCPostCMSRiskAVG-PCPostCMSRiskSTD;
PCNoAlg_RISK_scenarioUpper=PCNoAlg_RISK_scenarioAVG + PCNoAlg_RISK_scenarioSTD;
PCNoAlg_RISK_scenarioLower=PCNoAlg_RISK_scenarioAVG - PCNoAlg_RISK_scenarioSTD;

PCNewValue_AlgSTD=sqrt((PCNoAlg_RISK_scenarioSTD.^2)+(PCPostCMSRiskSTD.^2)-2*sum(((PCNoAlg_RISK_scenario-PCNoAlg_RISK_scenarioAVG).*(PCPostCMSRisk-PCPostCMSRiskAVG)/NumSims),2) );
%size(tst)

upperROI=PCNewValue_AlgAVGUpd + PCNewValue_AlgSTD ;
lowerROI=PCNewValue_AlgAVGUpd - PCNewValue_AlgSTD;

RiskValMat=[PCNewValue_AlgAVGUpd];
RiskValMat2=[PCNoAlg_RISK_scenarioAVG, PCPostCMSRiskAVG];

figure(35);
h9=plot(1:pp,RiskValMat(1:pp,:));
hold on;
h99=fill([1:pp fliplr(1:pp)], [upperROI' fliplr(lowerROI')], [1 .8 .77], 'linestyle', 'none');
alpha(h99,0.6)
legend({'Expected Value of Applied CMS','Standard Deviation'},'location','northwest');
xlabel('Minutes')
ylabel('Cost Risk (in Thousands of Dollars)');
xlim([0 NumParts3]);
title('ROI Value of CMS to Asset')
hold off;


% step=180;
% upperROIStd = arrayfun(@(i) mean(upperROI(i:i+step-1)),1:step:length(upperROI)-step+1)'; % the averaged vector
% upperROIStd=repmat(upperROIStd,[1,step])';
% upperROIStd=upperROIStd(:);
% lowerROIStd = arrayfun(@(j) mean(lowerROI(j:j+step-1)),1:step:length(lowerROI)-step+1)';
% lowerROIStd = repmat(lowerROIStd,[1,step])';
% lowerROIStd = lowerROIStd(:);
% upperROIStd=pchip(1:step:pp,upperROIStd(1:step:end)');
% upperROIStd=ppval(upperROIStd,1:pp);
% lowerROIStd=pchip(1:step:pp,lowerROIStd(1:step:end)');
% lowerROIStd=ppval(lowerROIStd,1:pp);
% figure(36);
% h2=plot(1:pp,RiskValMat(1:pp,:));
% hold on;
% h22=fill([1:pp fliplr(1:pp)], [upperROIStd fliplr(lowerROIStd)], [1 .8 .77], 'linestyle', 'none');
% alpha(h22,0.6)
% legend({'Expected Value of Applied CMS','Standard Deviation'},'location','northwest');
% xlabel('Minutes')
% ylabel('Cost Risk (in Thousands of Dollars)');
% xlim([0 2700]);
% title('ROI Value of CMS to Asset')
% hold off;
% PCPostCMSRiskSTD=std(PCPostCMSRisk,0,2);
% PCPostCMSRiskAVG=mean(PCPostCMSRisk,2);
% PCNewValue_AlgSTD=std(PCNewValue_Alg,0,2);
% PCNewValue_AlgAVG=mean(PCNewValue_Alg,2);

% z1=upperPCPostCMSRiskAVGSTD(1000:1010) %correct
% z2=PCPostCMSRiskAVG(1000:1010) % correct 
% z3=lowerPCPostCMSRiskAVGSTD(1000:1010) %correct
% z4=upperSmthCMSStd(1000:1010)'
% z5=lowerSmthCMSStd(1000:1010)'



% step=90;
% upperSmthCMSStdT1 = arrayfun(@(i) mean(upperPCPostCMSRiskAVGSTD(i:i+step-1)),1:step:length(upperPCPostCMSRiskAVGSTD)-step+1)'; 
% upperSmthCMSStdT2=repmat(upperSmthCMSStdT1,[1,step])';
% upperSmthCMSStdT3=upperSmthCMSStdT2(:);
% upperSmthCMSStd=pchip(1:step:pp,upperSmthCMSStdT3(1:step:end)',1:pp);
% %upperSmthCMSStd=ppval(upperSmthCMSStdT4,1:pp);
% 
% lowerSmthCMSStdT1 = arrayfun(@(j) mean(lowerPCPostCMSRiskAVGSTD(j:j+step-1)),1:step:length(lowerPCPostCMSRiskAVGSTD)-step+1)';
% lowerSmthCMSStdT2 = repmat(lowerSmthCMSStdT1,[1,step])';
% lowerSmthCMSStdT3 = lowerSmthCMSStdT2(:);
% lowerSmthCMSStd=pchip(1+floor(step/2):step:pp+floor(step/2),lowerSmthCMSStdT3(1+floor(step/2):step:pp+floor(step/2))',1:pp);
% %lowerSmthCMSStd=ppval(lowerSmthCMSStdT4,1:pp);
% figure(37);
% h3=plot(1:pp,RiskValMat2(1:pp,:));
% hold on;
% h6=fill([1:pp fliplr(1:pp)], [upperSmthCMSStd fliplr(lowerSmthCMSStd)], [1 .8 .77], 'linestyle', 'none');
% alpha(h6,0.6)
% legend({'Baseline Risk (Without CMS)','Expected Risk With CMS','Standard Deviation for CMS Risk'},'location','northwest');
% title('Asset Risks');
% xlabel('Minutes')
% ylabel('Cost Risk (in Thousands of Dollars)');
% xlim([0 2700]);
% hold off;

figure(36);
plot(1:pp,RiskValMat2(1:pp,:));
hold on;
h7=fill([1:pp fliplr(1:pp)],[PCNoAlg_RISK_scenarioUpper' fliplr(PCNoAlg_RISK_scenarioLower')], [.7 .8 1],...
    [1:pp fliplr(1:pp)], [upperPCPostCMSRiskAVGSTD' fliplr(lowerPCPostCMSRiskAVGSTD')], [1 .8 .7], 'linestyle', 'none');
alpha(h7,0.3)

legend({'Baseline Risk (Without CMS)','Expected Risk With CMS','Standard Deviation for Baseline (Without CMS)','Standard Deviation for CMS Risk'},'location','northwest');
title('Asset Risks');
xlabel('Minutes')
ylabel('Cost Risk (in Thousands of Dollars)');
xlim([0 NumParts3]);
hold off;


MAE=mean(abs(SystemRisk'-PCNoAlg_RISK_scenarioAVG))


%% =============== Part 2: Simulation & Visualization  ================

BadSet3=[1 2 9];
DegradeStart3=[648 1100 2250]; %%%%%%%%%%%WATCH OUT FOR THIS THING


%close all;
load('ExperimentSet.mat');

allExpNums=arrayfun(@(x) x.Input.ExpNum,Experiment);
 % Experiment ID
ExpNum=floor(allExpNums+1);

 % Simulator ID (adds to number of structures in ExperimentSet.mat
SimNum=numel(Experiment)+1;


% Manufacturing System Simulator
[Exp3]=FunMfgSimulator_v02(UniquePaths, NumParts3, ExpNum, ...
     GoodLim, BadSet3, ProdVal3, BadLevel3, DegradeStart3)


% Save to ExperimentSet.mat
    % Experiment(SimNum)=Exp3;
    % save(sprintf('ExperimentSet.mat'),'Experiment')

 % Generate Visualizations for the Simulator
 FunMakePlots_v02(Exp3.Output,3);
 
 
 %%
PQCI=Exp3.Output.PQCI;
ProdContThresh=Exp3.Output.ProdContThresh;
figure(40);
bar(PQCI)
ylim([-0.8 0.8]);
hold on;
yline(ProdContThresh);
hold off;
ylabel('Machine #')
xlabel({'Normalized Production'
    sprintf('Contribution to Bad Parts')});
legend('Part Quality Contribution Indicator','Bad Contributor Evaluation Threshold','location','northwest');


